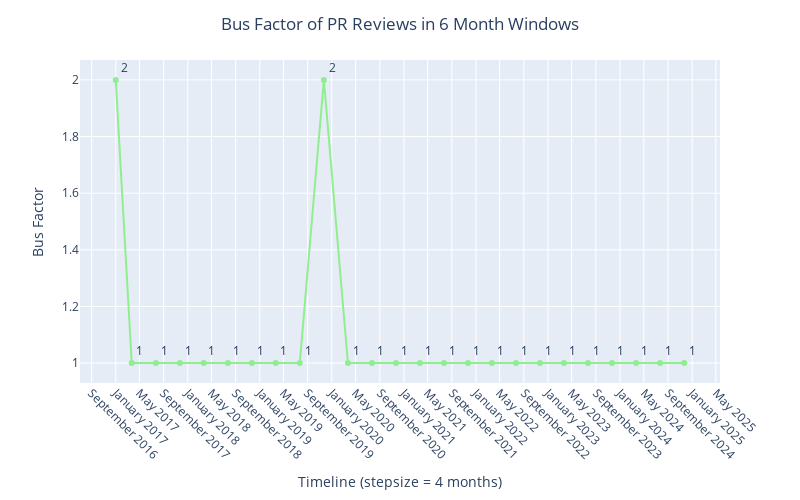

Write notebook code for a chart like this one.
### Code cell
plot_line_graph(df=pr_reviewed_bf_by_windows, 
               title='Bus Factor of PR Reviews in 6 Month Windows',
               xlabel='Timeline (stepsize = 4 months)',
               ylabel='Bus Factor', 
               step_size=4)

### Figure 1 — Plotly figure (JSON) as saved in the notebook; plotly's stock layout.template omitted (floating-point values rounded to 4 significant figures)
{"data": [{"customdata": [["2025-06-14"], ["2025-02-14"], ["2024-10-14"], ["2024-06-14"], ["2024-02-14"], ["2023-10-14"], ["2023-06-14"], ["2023-02-14"], ["2022-10-14"], ["2022-06-14"], ["2022-02-14"], ["2021-10-14"], ["2021-06-14"], ["2021-02-14"], ["2020-10-14"], ["2020-06-14"], ["2020-02-14"], ["2019-10-14"], ["2019-06-14"], ["2019-02-14"], ["2018-10-14"], ["2018-06-14"], ["2018-02-14"], ["2017-10-14"], ["2017-06-14"]], "hovertemplate": "period from: %{x: %m-%d}<br>period to: %{customdata[0]: %m-%d}", "legendgroup": "", "line": {"color": "lightgreen", "dash": "solid"}, "marker": {"symbol": "circle"}, "mode": "lines+markers+text", "name": "", "orientation": "v", "showlegend": false, "text": [1.0, 1.0, 1.0, 1.0, 1.0, 1.0, 1.0, 1.0, 1.0, 1.0, 1.0, 1.0, 1.0, 1.0, 1.0, 2.0, 1.0, 1.0, 1.0, 1.0, 1.0, 1.0, 1.0, 1.0, 2.0], "textposition": "top right", "type": "scatter", "x": ["2024-12-14", "2024-08-14", "2024-04-14", "2023-12-14", "2023-08-14", "2023-04-14", "2022-12-14", "2022-08-14", "2022-04-14", "2021-12-14", "2021-08-14", "2021-04-14", "2020-12-14", "2020-08-14", "2020-04-14", "2019-12-14", "2019-08-14", "2019-04-14", "2018-12-14", "2018-08-14", "2018-04-14", "2017-12-14", "2017-08-14", "2017-04-14", "2017-01-23"], "xaxis": "x", "y": [1, 1, 1, 1, 1, 1, 1, 1, 1, 1, 1, 1, 1, 1, 1, 2, 1, 1, 1, 1, 1, 1, 1, 1, 2], "yaxis": "y"}], "layout": {"height": 500, "legend": {"tracegroupgap": 0}, "margin": {"t": 60}, "title": {"text": "Bus Factor of PR Reviews in 6 Month Windows", "x": 0.5, "xanchor": "center"}, "width": 800, "xaxis": {"anchor": "y", "domain": [0, 1], "dtick": "M4", "fixedrange": true, "tick0": "2017-01-23", "tickangle": 45, "tickformat": "%B %Y", "title": {"text": "Timeline (stepsize = 4 months)"}}, "yaxis": {"anchor": "x", "domain": [0, 1], "title": {"text": "Bus Factor"}}}}
